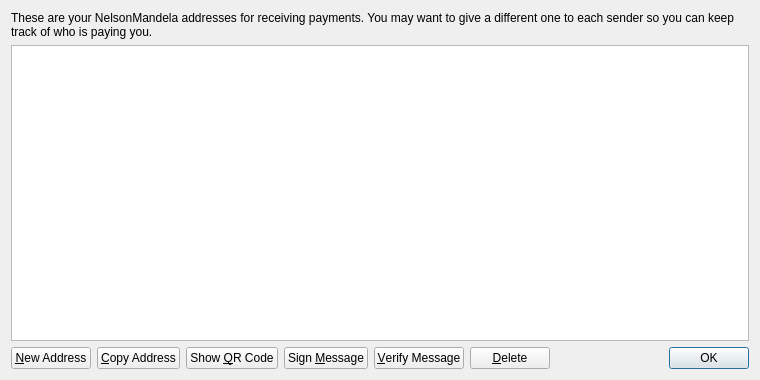
<?xml version="1.0" encoding="UTF-8"?>
<ui version="4.0">
 <class>AddressBookPage</class>
 <widget class="QWidget" name="AddressBookPage">
  <property name="geometry">
   <rect>
    <x>0</x>
    <y>0</y>
    <width>760</width>
    <height>380</height>
   </rect>
  </property>
  <property name="windowTitle">
   <string>Address Book</string>
  </property>
  <layout class="QVBoxLayout" name="verticalLayout">
   <item>
    <widget class="QLabel" name="labelExplanation">
     <property name="text">
      <string>These are your NelsonMandela addresses for receiving payments. You may want to give a different one to each sender so you can keep track of who is paying you.</string>
     </property>
     <property name="textFormat">
      <enum>Qt::PlainText</enum>
     </property>
     <property name="wordWrap">
      <bool>true</bool>
     </property>
    </widget>
   </item>
   <item>
    <widget class="QTableView" name="tableView">
     <property name="contextMenuPolicy">
      <enum>Qt::CustomContextMenu</enum>
     </property>
     <property name="toolTip">
      <string>Double-click to edit address or label</string>
     </property>
     <property name="tabKeyNavigation">
      <bool>false</bool>
     </property>
     <property name="alternatingRowColors">
      <bool>true</bool>
     </property>
     <property name="selectionMode">
      <enum>QAbstractItemView::SingleSelection</enum>
     </property>
     <property name="selectionBehavior">
      <enum>QAbstractItemView::SelectRows</enum>
     </property>
     <property name="sortingEnabled">
      <bool>true</bool>
     </property>
     <attribute name="verticalHeaderVisible">
      <bool>false</bool>
     </attribute>
    </widget>
   </item>
   <item>
    <layout class="QHBoxLayout" name="horizontalLayout">
     <item>
      <widget class="QPushButton" name="newAddressButton">
       <property name="toolTip">
        <string>Create a new address</string>
       </property>
       <property name="text">
        <string>&amp;New Address</string>
       </property>
       <property name="icon">
        <iconset resource="../bitcoin.qrc">
         <normaloff>:/icons/add</normaloff>:/icons/add</iconset>
       </property>
      </widget>
     </item>
     <item>
      <widget class="QPushButton" name="copyToClipboard">
       <property name="toolTip">
        <string>Copy the currently selected address to the system clipboard</string>
       </property>
       <property name="text">
        <string>&amp;Copy Address</string>
       </property>
       <property name="icon">
        <iconset resource="../bitcoin.qrc">
         <normaloff>:/icons/editcopy</normaloff>:/icons/editcopy</iconset>
       </property>
      </widget>
     </item>
     <item>
      <widget class="QPushButton" name="showQRCode">
       <property name="text">
        <string>Show &amp;QR Code</string>
       </property>
       <property name="icon">
        <iconset resource="../bitcoin.qrc">
         <normaloff>:/icons/qrcode</normaloff>:/icons/qrcode</iconset>
       </property>
      </widget>
     </item>
     <item>
      <widget class="QPushButton" name="signMessage">
       <property name="toolTip">
        <string>Sign a message to prove you own a NelsonMandela address</string>
       </property>
       <property name="text">
        <string>Sign &amp;Message</string>
       </property>
       <property name="icon">
        <iconset resource="../bitcoin.qrc">
         <normaloff>:/icons/edit</normaloff>:/icons/edit</iconset>
       </property>
      </widget>
     </item>
     <item>
      <widget class="QPushButton" name="verifyMessage">
       <property name="toolTip">
        <string>Verify a message to ensure it was signed with a specified NelsonMandela address</string>
       </property>
       <property name="text">
        <string>&amp;Verify Message</string>
       </property>
       <property name="icon">
        <iconset resource="../bitcoin.qrc">
         <normaloff>:/icons/transaction_0</normaloff>:/icons/transaction_0</iconset>
       </property>
      </widget>
     </item>
     <item>
      <widget class="QPushButton" name="deleteButton">
       <property name="toolTip">
        <string>Delete the currently selected address from the list</string>
       </property>
       <property name="text">
        <string>&amp;Delete</string>
       </property>
       <property name="icon">
        <iconset resource="../bitcoin.qrc">
         <normaloff>:/icons/remove</normaloff>:/icons/remove</iconset>
       </property>
      </widget>
     </item>
     <item>
      <spacer name="horizontalSpacer">
       <property name="orientation">
        <enum>Qt::Horizontal</enum>
       </property>
       <property name="sizeHint" stdset="0">
        <size>
         <width>40</width>
         <height>20</height>
        </size>
       </property>
      </spacer>
     </item>
     <item>
      <widget class="QDialogButtonBox" name="buttonBox">
       <property name="sizePolicy">
        <sizepolicy hsizetype="Maximum" vsizetype="Fixed">
         <horstretch>0</horstretch>
         <verstretch>0</verstretch>
        </sizepolicy>
       </property>
       <property name="standardButtons">
        <set>QDialogButtonBox::Ok</set>
       </property>
      </widget>
     </item>
    </layout>
   </item>
  </layout>
 </widget>
 <resources>
  <include location="../bitcoin.qrc"/>
 </resources>
 <connections/>
</ui>
